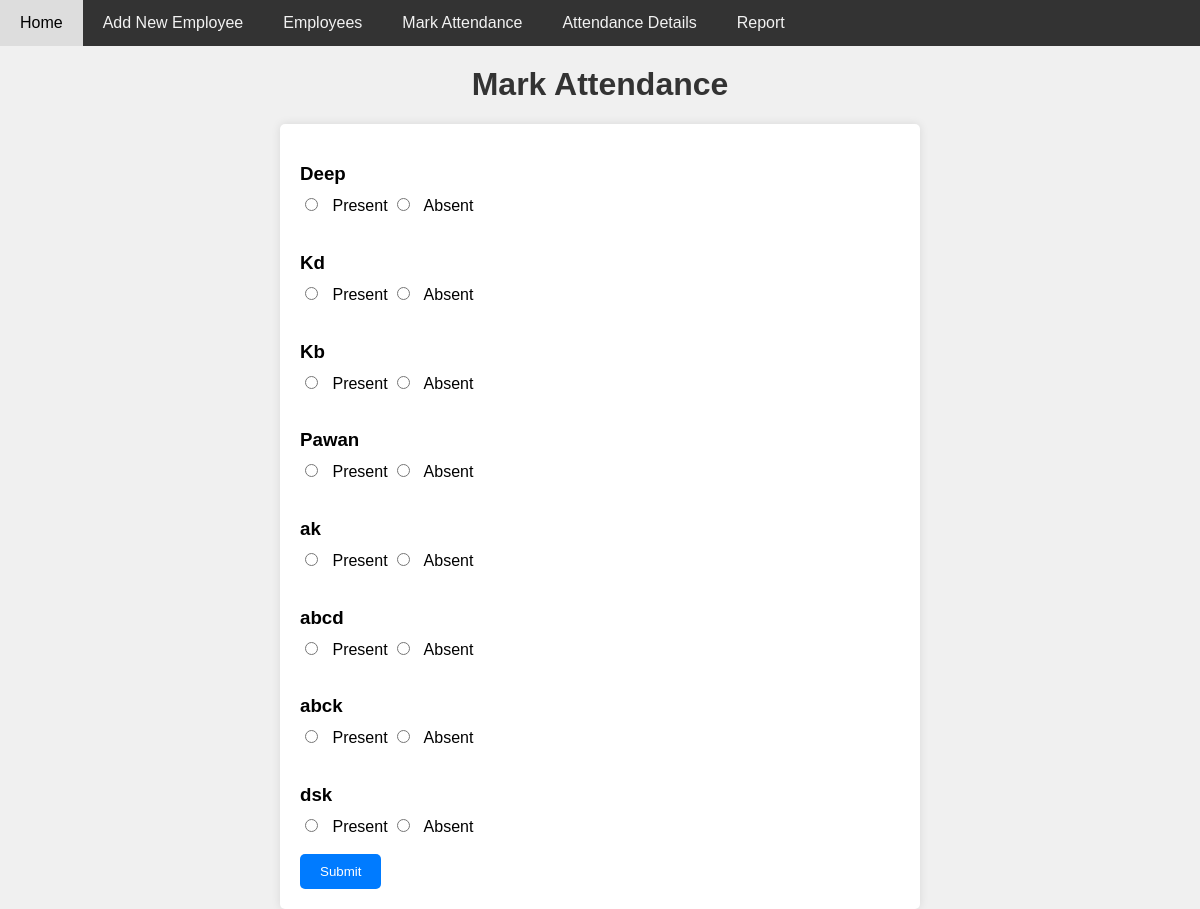
Screenshot of /mark-attendance/ with the database file from the repository.
### hrms_app/models.py (models this page shows, shortened)
class Employee(models.Model):
    name = models.CharField(max_length=100)
    designation = models.CharField(max_length=100)
    department = models.CharField(max_length=100)
    date_of_joining = models.DateField()

### hrms_app/views.py (the view)
# urls.py: path('mark-attendance/', views.mark_attendance, name='mark_attendance'),
def mark_attendance(request):
    employees = Employee.objects.all()
    if request.method == 'POST':
        selected_date = timezone.now().date()  # Assuming you're marking attendance for the current date
        for employee in employees:
            status_key = 'status_' + str(employee.id)
            attendance_status = request.POST.get(status_key)
            if attendance_status:
                existing_attendance = Attendance.objects.filter(
                    Q(employee=employee) & Q(attendance_date=selected_date)
                ).exists()
                if not existing_attendance:
                    attendance = Attendance(employee=employee, attendance_date=selected_date, status=attendance_status)
                    attendance.save()
        return redirect('home')
    else:
        return render(request, 'hrms_app/mark_attendance.html', {'employees': employees})

### hrms_app/templates/hrms_app/mark_attendance.html (shortened to what this page needs)
{% include 'base.html' %}
<!DOCTYPE html>
<html lang="en">
<head>
</head>
<body>
    <h1>Mark Attendance</h1>
    <form method="post">
        {% for employee in employees %}
            <h3>{{ employee.name }}</h3>
            <input type="radio" name="status_{{ employee.id }}" value="Present"> Present
            <input type="radio" name="status_{{ employee.id }}" value="Absent"> Absent<br><br>
        {% endfor %}
        <input type="submit" value="Submit">
    </form>
</body>
</html>

### hrms_app/templates/hrms_app/mark_attendance.html (style rules this page uses)
body { font-family: Arial, sans-serif; background-color: #f0f0f0; margin: 0; padding: 0; }
h1 { color: #333; text-align: center; margin-top: 20px; }
form { width: 50%; margin: 0 auto; padding: 20px; background-color: #fff; border-radius: 5px; box-shadow: 0 0 10px rgba(0, 0, 0, 0.1); }
h3 { margin-bottom: 10px; }
input[type="radio"] { margin-right: 10px; }
input[type="submit"] { padding: 10px 20px; background-color: #007bff; color: #fff; border: none; border-radius: 5px; cursor: pointer; }

### rows the page displays
Employee: name "Deep"
Employee: name "Kd"
Employee: name "Kb"
Employee: name "Pawan"
Employee: name "ak"
Employee: name "abcd"
Employee: name "abck"
Employee: name "dsk"
